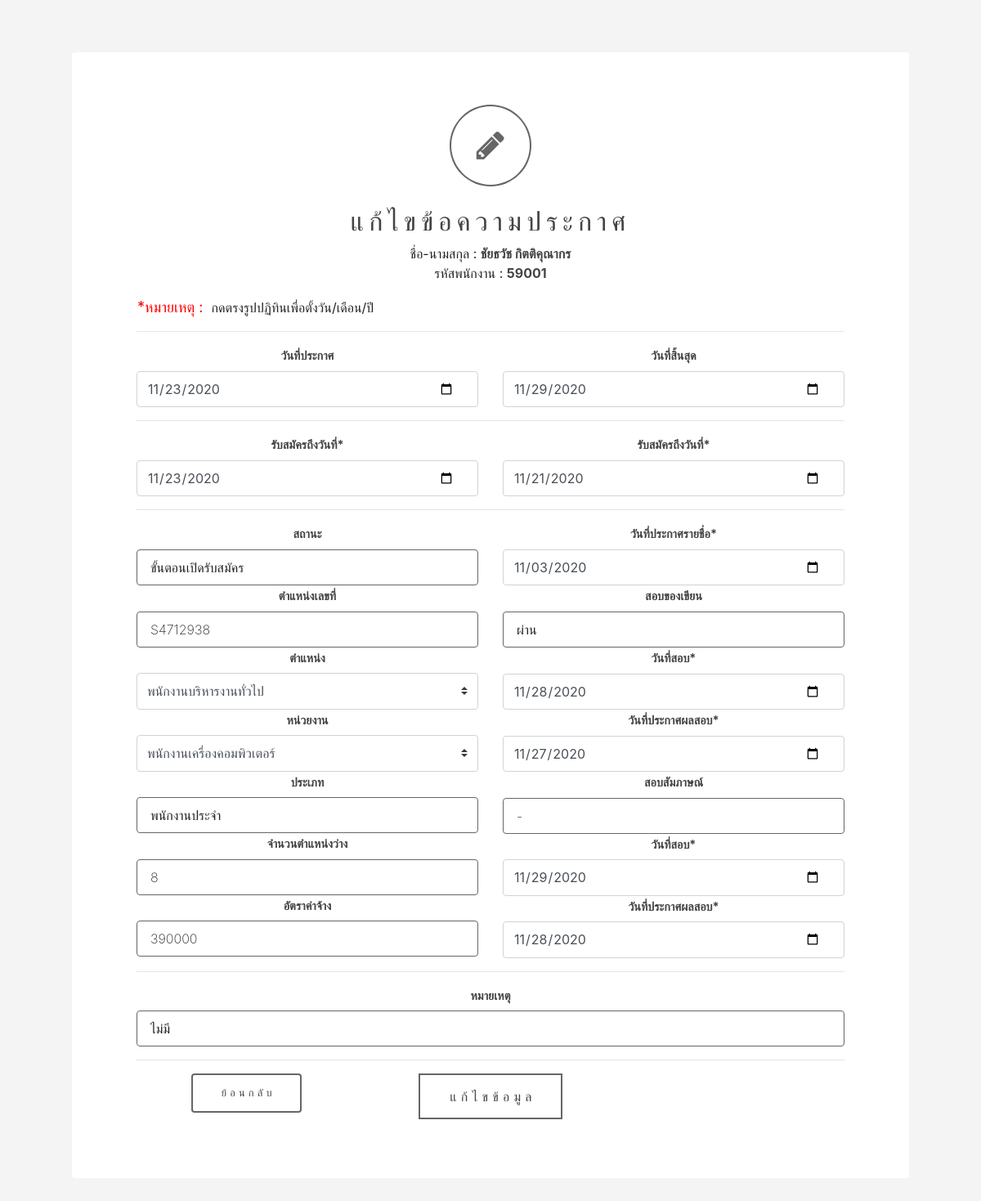
/Master/authen_edit.php?id=2 (signed in), run on the app's committed database.
### tables this page shows
CREATE TABLE `tb_person` (
  `SSUSR_Initials` varchar(255) DEFAULT NULL,
  `NUM_OT` varchar(8) NOT NULL DEFAULT '',
  `work` date DEFAULT NULL COMMENT 'วันเริ่มทำงาน',
  `start` date DEFAULT NULL COMMENT 'วันเข้าทำงานวันแรก',
  `Person_id` varchar(30) DEFAULT NULL,
  `Person_id1` varchar(30) DEFAULT NULL,
  `Fname` varchar(30) DEFAULT NULL,
  `chFname` varchar(50) DEFAULT NULL,
  `Lname` varchar(50) DEFAULT NULL,
  `chLname` varchar(50) DEFAULT NULL,
  `name_english` varchar(30) DEFAULT NULL,
  `lname_english` varchar(50) DEFAULT NULL,
  `sex` char(1) DEFAULT NULL,
  `MR1` varchar(10) DEFAULT NULL,
  `MR` char(1) DEFAULT NULL,
  `position_id` varchar(15) DEFAULT NULL,
  `mstatus` tinyint(1) DEFAULT NULL,
  `born` date DEFAULT NULL,
  `born_1` date DEFAULT NULL,
  `national` varchar(30) DEFAULT NULL,
  `religion` tinyint(1) DEFAULT NULL,
  `BIRTH_PLACE` text,
  `father` varchar(100) DEFAULT NULL,
  `father_occu` varchar(255) DEFAULT NULL,
  `mother` varchar(100) DEFAULT NULL,
  `mother_occu` varchar(255) DEFAULT NULL,
  `MAR` varchar(11) DEFAULT NULL,
  `MAR_new` tinyint(1) DEFAULT '1',
  `couple` varchar(100) DEFAULT NULL,
  `couple_occu` varchar(255) DEFAULT NULL,
  `son_count` varchar(255) DEFAULT NULL,
  `home` varchar(255) DEFAULT '',
  `TUMBOL` varchar(50) DEFAULT NULL,
  `tumbol_id` int(11) DEFAULT NULL,
  `tumbol_name` int(10) DEFAULT NULL,
  `aumphor` int(11) DEFAULT NULL,
  `aumphor_name` varchar(15) DEFAULT NULL,
  `province_id` int(11) DEFAULT NULL,
  `PROVINCE` varchar(30) DEFAULT NULL,
  `mail_code` varchar(255) DEFAULT NULL,
  `telaphone` varchar(30) DEFAULT NULL,
  `mobile_phone` varchar(30) DEFAULT NULL,
  `ward_phone` varchar(30) DEFAULT NULL,
  `relative` text,
  `relative_occu` varchar(255) DEFAULT NULL,
  `relative_addr` text,
  `num_people` varchar(13) DEFAULT NULL,
  `num_people1` varchar(13) DEFAULT NULL,
  `edu_cer` smallint(6) DEFAULT NULL,
  `edu_cer1` varchar(255) DEFAULT NULL,
  `edu_degree` tinyint(1) DEFAULT NULL,
  `edu_from` varchar(255) DEFAULT NULL,
  `edu_vol` varchar(255) DEFAULT NULL,
  `edu_year` varchar(255) DEFAULT NULL,
  `blood_group` varchar(255) DEFAULT NULL,
  `form_size` varchar(255) DEFAULT NULL,
  `form_size1` varchar(255) DEFAULT NULL,
  `pos_new` char(3) DEFAULT NULL,
  `pos_old` varchar(50) DEFAULT NULL,
  `pos1` char(3) DEFAULT NULL,
  `pos_thai` varchar(255) DEFAULT NULL,
  `PP` char(3) DEFAULT NULL,
  `PP1` varchar(19) DEFAULT NULL,
  `PP_new` char(3) DEFAULT NULL,
  `FW_CODE` varchar(10) DEFAULT NULL,
  `FW_CODE_new` varchar(10) DEFAULT NULL,
  `FW_CODE1` varchar(45) DEFAULT NULL,
  `per_order` int(11) DEFAULT NULL,
  `work_sec` varchar(255) DEFAULT NULL,
  `nursecer_id` varchar(255) DEFAULT NULL,
  `nursecer_date` date DEFAULT NULL,
  `sapa_id` varchar(255) DEFAULT NULL,
  `samakom_id` varchar(15) DEFAULT NULL,
  `bank_no` varchar(255) DEFAULT NULL,
  `new` varchar(255) DEFAULT NULL,
  `memo` text,
  `mr_english` varchar(255) DEFAULT NULL,
  `mr_thai` varchar(255) DEFAULT NULL,
  `c_now` varchar(255) DEFAULT NULL,
  `newnurse` tinyint(1) DEFAULT '1',
  `ck` tinyint(1) DEFAULT '0',
  `ncomment` varchar(255) DEFAULT NULL,
  `nyear` char(4) DEFAULT NULL,
  `codeper` varchar(10) DEFAULT NULL,
  `goverment_fund` varchar(50) DEFAULT NULL,
  `day_card` varchar(50) DEFAULT NULL,
  `num_card` varchar(50) DEFAULT NULL,
  `stu` varchar(50) DEFAULT NULL,
  `new_status` varchar(50) DEFAULT NULL,
  `expert` varchar(50) DEFAULT NULL,
  `lastupdate` datetime DEFAULT NULL,
  `nupdate` tinyint(1) DEFAULT '0',
  `hncheck` tinyint(1) DEFAULT '0',
  `pos` char(3) DEFAULT '1',
  PRIMARY KEY (`NUM_OT`)
);

CREATE TABLE IF NOT EXISTS `tb_work` (
  `pw_id` int(11) NOT NULL AUTO_INCREMENT,
  `pw_fullname` varchar(255) NOT NULL,
  `pw_fancday` date NOT NULL,
  `pw_lancday` date NOT NULL,
  `pw_fregisday` date NOT NULL,
  `pw_lregisday` date NOT NULL,
  `pw_status` varchar(100) NOT NULL,
  `pw_ranknum` varchar(20) NOT NULL,
  `pw_rank` varchar(255) NOT NULL,
  `pw_agency` varchar(255) NOT NULL,
  `pw_category` varchar(100) NOT NULL,
  `pw_rankblank` int(3) NOT NULL,
  `pw_wagerate` int(11) NOT NULL,
  `pw_regisday` date NOT NULL,
  `pw_ancnameday` date NOT NULL,
  `pw_writtenexam` varchar(100) NOT NULL,
  `pw_wted` date NOT NULL,
  `pw_wterd` date NOT NULL,
  `pw_interview` varchar(100) NOT NULL,
  `pw_itved` date NOT NULL,
  `pw_itverd` date NOT NULL,
  `pw_note` varchar(255) NOT NULL,
  `pw_views` int(11) NOT NULL,
  `pw_datatime` timestamp NOT NULL DEFAULT CURRENT_TIMESTAMP,
  PRIMARY KEY (`pw_id`)
);

### Master/services.php (called while the page is built, shortened)
<?php
class DB_conn
{
  function __construct()
  {
    $conn = mysqli_connect(SERVER, USER, PASS, DBNAME);
    $this->dbcon = $conn;
  }
  public function getid($userid)
  {
    $result = mysqli_query($this->dbcon, "SELECT * FROM tb_work WHERE pw_id = '$userid'");
    return $result;
  }
}

### Master/authen_edit.php (the view, shortened to what this page needs)
<?php
include_once('interface.php');
include_once('services.php');
if ($_SESSION['id'] == "") {
	header("location: login.php");
} else {
	$id = $_SESSION['id'];
	$conn = mysqli_connect("localhost", "root", "", "data001");
	mysqli_query($conn, 'SET CHARACTER SET UTF8');
	$query = "SELECT * FROM tb_person WHERE NUM_OT=$id";
	$sql = mysqli_query($conn, $query);
?>
	<head>
	</head>
	<body>
		<div id="wrapper">
			<section id="intro" class="main">
				<span class="icon fa-pencil major"></span>
				<h2>แก้ไขข้อความประกาศ</h2>
				<p>
					<?php
					while ($row = mysqli_fetch_array($sql)) {
					?>
						ชื่อ-นามสกุล : <b><?php echo $row['Fname']; ?>
							<?php echo $row['Lname']; ?></b>
					<?php
					}
					?> <br>
					รหัสพนักงาน : <strong><?php echo $_SESSION['fname']; ?></strong>
				</p>
				<div class="row text-left ml-3">
					<div style="font-size: 18px; color: red;">*หมายเหตุ : &nbsp;</div>
					<div style="margin-top: 2px;">กดตรงรูปปฏิทินเพื่อตั้งวัน/เดือน/ปี</div>
				</div>
				<?php
				$userid = $_GET['id'];
				$updateuser = new DB_conn();
				$sql = $updateuser->getid($userid);
				while ($row = mysqli_fetch_array($sql)) {
				?>
					<form action="" method="post">
						<div class="container">
							<hr>
							<div class="row">
								<div class="col-md-6 col-sm-6">
									<label><b>วันที่ประกาศ</b></label>
									<input class="custom-selects" type="date" name="pw_fancday" value="<?php echo $row['pw_fancday']; ?>" />
								</div>
								<div class="col-md-6 col-sm-6">
									<label><b>วันที่สิ้นสุด</b></label>
									<input class="custom-selects" type="date" name="pw_lancday" value="<?php echo $row['pw_lancday']; ?>">
								</div>
							</div>
							<hr>
							<div class="row">
								<div class="col-md-6 col-sm-6">
									<label><b>รับสมัครถึงวันที่*</b></label>
									<input class="custom-selects" type="date" name="pw_fregisday" value="<?php echo $row['pw_fregisday']; ?>">
								</div>
								<div class="col-md-6 col-sm-6">
									<label><b>รับสมัครถึงวันที่*</b></label>
									<input class="custom-selects" type="date" name="pw_lregisday" value="<?php echo $row['pw_lregisday']; ?>">
								</div>
							</div>
							<hr>
							<div class="row">
								<div class="col-md-6 col-sm-6">
									<label><b>สถานะ</b></label>
									<input type="text" placeholder="กรอกสถานะ" name="status" value="<?php echo $row['pw_status']; ?>">
									<label><b>ตำแหน่งเลขที่</b></label>
									<input type="text" placeholder="กรอกตำแหน่งเลขที่" name="ranknum" value="<?php echo $row['pw_ranknum']; ?>">
									<label><b>ตำแหน่ง</b></label>
									<select class="custom-select" name="rank">
										<option><?php echo $row['pw_rank']; ?></option>
									</select>
									<label><b>หน่วยงาน</b></label>
									<select class="custom-select" name="agency">
										<option><?php echo $row['pw_agency']; ?></option>
									</select>
									<label><b>ประเภท </b></label>
									<input type="text" placeholder="กรอกประเภท" name="category" value="<?php echo $row['pw_category']; ?>" required>
									<label><b>จำนวนตำแหน่งว่าง</b></label>
									<input type="text" placeholder="กรอกจำนวนตำแหน่งว่าง" name="rankblank" onKeyPress="if(this.value.length==3) return false;" value="<?php echo $row['pw_rankblank']; ?>" required>
									<label><b>อัตราค่าจ้าง</b></label>
									<input type="text" placeholder="กรอกอัตราค่าจ้าง" name="wagerate" onKeyPress="if(this.value.length==10) return false;" value="<?php echo $row['pw_wagerate']; ?>" required>
								</div>
								<div class="col-md-6 col-sm-6">
									<label><b>วันที่ประกาศรายชื่อ*</b></label>
									<input class="custom-selects" type="date" name="ancnameday" value="<?php echo $row['pw_ancnameday']; ?>">
									<label><b>สอบของเขียน</b></label>
									<input type="text" placeholder="กรอกสอบของเขียน" name="writtenexam" value="<?php echo $row['pw_writtenexam']; ?>" required>
									<label><b>วันที่สอบ*</b></label>
									<input class="custom-selects" type="date" name="wted" value="<?php echo $row['pw_wted']; ?>">
									<label><b>วันที่ประกาศผลสอบ*</b></label>
									<input class="custom-selects" type="date" name="wterd" value="<?php echo $row['pw_wterd']; ?>">
									<label><b>สอบสัมภาษณ์</b></label>
									<input type="text" placeholder="กรอกสอบสัมภาษณ์ " name="interview" value="<?php echo $row['pw_interview']; ?>" required>
									<label><b>วันที่สอบ*</b></label>
									<input class="custom-selects" type="date" name="itved" value="<?php echo $row['pw_itved']; ?>">
									<label><b>วันที่ประกาศผลสอบ*</b></label>
									<input class="custom-selects" type="date" placeholder="กรอกวันที่ประกาศผลสอบ" name="itverd" value="<?php echo $row['pw_itverd']; ?>">
								</div>
								<div class="col-md-12 col-sm-6">
									<hr>
									<label><b>หมายเหตุ</b></label>
									<input type="text" placeholder="กรอกหมายเหตุ" name="note" value="<?php echo $row['pw_note']; ?>">
								</div>
							</div>
						<?php
					}
						?>
						<hr>
						<div class="row">
							<div class="col-md-4 col-sm-6 text-center">
								<ul class="actions">
									<li><a href="authen_show.php" class="button big">ย้อนกลับ</a></li>
								</ul>
							</div>
							<div class="col-md-4 col-sm-6">
								<button type="submit" name="saveedit">แก้ไขข้อมูล</button>
							</div>
						</div>
						</div>
					</form>
			</section>
		</div>
	</body>
<?php
}
?>

### Master/authen_edit.php (style rules this page uses)
.custom-select { height: calc(1.8em + .85rem + 2px); padding: .375rem 1.75rem .375rem .75rem; }
.custom-selects { display: inline-block; width: 100%; height: calc(1.8em + .85rem + 2px); padding: .375rem 1.75rem .375rem .75rem; font-size: 1rem; font-weight: 400; line-height: 1.5; color: #495057; vertical-align: middle; background: none; border: 1px solid #ced4da; border-radius: .25rem; -webkit-appearance: none; -moz-appearance: none; appearance: none; }
body { background-color: #f4f4f4; }
input[type="text"], input[type="password"], input[type="email"], select, textarea { background: none; border-color: #666666; }

### data on the page
tb_person: Fname "ชัยธวัช", Lname "กิตติคุณากร"
tb_work: pw_fancday "11/23/2020", pw_lancday "11/29/2020", pw_fregisday "11/23/2020", pw_lregisday "11/21/2020", status "ขั้นตอนเปิดรับสมัคร", ranknum "S4712938", rank "พนักงานบริหารงานทั่วไป", agency "พนักงานเครื่องคอมพิวเตอร์", category "พนักงานประจำ", rankblank "8", wagerate "390000", ancnameday "11/03/2020", writtenexam "ผ่าน", wted "11/28/2020", wterd "11/27/2020", interview "-", itved "11/29/2020", itverd "11/28/2020", note "ไม่มี"

### other printed values
$_SESSION['fname'] "59001"
